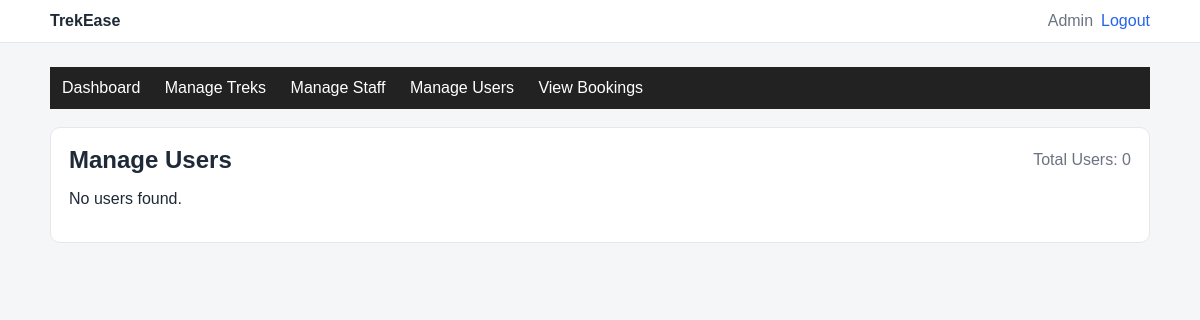
The app's page /admin/users (signed in), older data.
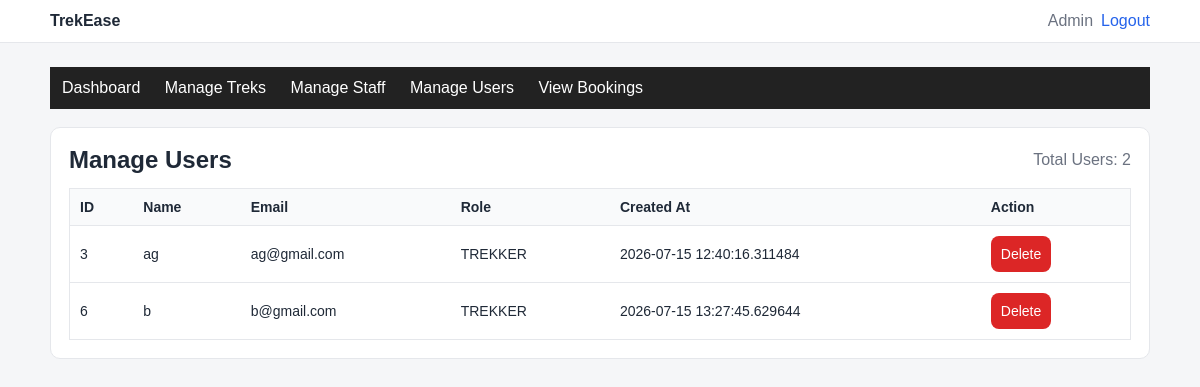
The same page, newer data.
### databases.py (models this page shows, shortened)
class User(db.Model):
    __tablename__ = "users"
    id = db.Column(db.Integer, primary_key=True)
    name = db.Column(db.String(100), nullable=False)
    email = db.Column(db.String(100), unique=True, nullable=False)
    password = db.Column(db.String(255), nullable=False)
    role = db.Column(db.String(20), nullable=False)  # ADMIN / STAFF / TREKKER
    created_at = db.Column(db.DateTime, default=datetime.utcnow, nullable=False)
    staff_profile = db.relationship("StaffProfile", back_populates="user", uselist=False)
    bookings = db.relationship("Booking", back_populates="user")

### app.py (the view)
@app.route("/admin/users")
def admin_users():
    if session.get("role") != "ADMIN":
        return redirect(url_for("login"))
    users = User.query.filter_by(role="TREKKER").all()
    return render_template("admin_u.html", users=users)

### templates/admin_u.html (shortened to what this page needs)
{% extends "base.html" %}
{% block content %}
  {% include "admin_nav.html" %}
  <div class="card">
    <div class="actions-inline" style="justify-content: space-between; margin-bottom: 14px;">
      <h2 style="margin: 0;">Manage Users</h2>
      <span style="color: #6b7280;">Total Users: {{ users|length }}</span>
    </div>
    {% if users %}
      <table>
        <tr>
          <th>ID</th>
          <th>Name</th>
          <th>Email</th>
          <th>Role</th>
          <th>Created At</th>
          <th>Action</th>
        </tr>
        {% for user in users %}
          <tr>
            <td>{{ user.id }}</td>
            <td>{{ user.name }}</td>
            <td>{{ user.email }}</td>
            <td>{{ user.role }}</td>
            <td>{{ user.created_at }}</td>
            <td>
              <form method="POST" action="{{ url_for('admin_user_delete', user_id=user.id) }}">
                <button class="btn-danger" type="submit" onclick="return confirm('Delete this user?')">
                  Delete
                </button>
              </form>
            </td>
          </tr>
        {% endfor %}
      </table>
    {% else %}
      <p>No users found.</p>
    {% endif %}
  </div>
{% endblock %}

Row changes from the older to the newer data that the page shows:
added User: id "3", name "ag", email "ag@gmail.com", role "TREKKER", created_at "2026-07-15 12:40:16.311484"
added User: id "6", name "b", email "b@gmail.com", role "TREKKER", created_at "2026-07-15 13:27:45.629644"
Text that changed along with them:
{{ users|length }}: "0" → "2"
text no longer shown: "No users found."
text now shown: "ID Name Email Role Created At Action"
